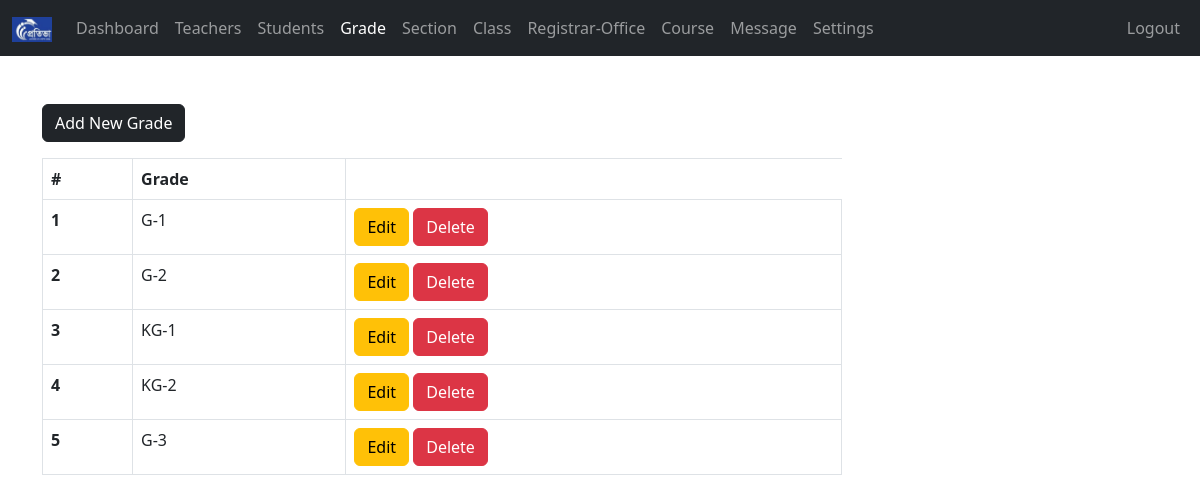
The app's page /admin/grade.php (signed in) with its own data.
### tables this page shows
CREATE TABLE `grades` (
  `grade_id` int(11) NOT NULL,
  `grade` varchar(31) NOT NULL,
  `grade_code` varchar(7) NOT NULL
);

### admin/data/grade.php (called while the page is built, shortened)
<?php
function getAllGrades($conn){
  $sql = "SELECT * FROM grades";
  $stmt = $conn->prepare($sql);
  $stmt->execute();
  if ($stmt->rowCount() >= 1) {
    $grades = $stmt->fetchAll();
    return $grades;
  }else {
    return 0;
  }
}

### admin/grade.php (the view, shortened to what this page needs)
<?php
if (isset($_SESSION['admin_id']) &&
  isset($_SESSION['role'])) {
  if ($_SESSION['role'] == 'Admin') {
      include "../DB_connection.php";
      include "data/grade.php";
      $grades = getAllGrades($conn);
?>
<!DOCTYPE html>
<html lang="en">
<head>
<link rel="stylesheet" href="https://cdn.jsdelivr.net/npm/bootstrap@5.2.0/dist/css/bootstrap.min.css">
<link rel="stylesheet" href="../css/style.css">
<link rel="stylesheet" href="https://cdnjs.cloudflare.com/ajax/libs/font-awesome/4.7.0/css/font-awesome.min.css">
</head>
<body>
  <?php
      include "inc/navbar.php";
      if ($grades != 0) {
    ?>
    <div class="container mt-5">
      <a href="grade-add.php"
          class="btn btn-dark">Add New Grade</a>
          <div class="table-responsive">
            <table class="table table-bordered mt-3 n-table">
              <thead>
                <tr>
                  <th scope="col">#</th>
                  <th scope="col">Grade</th>
                </tr>
              </thead>
              <tbody>
                <?php $i = 0; foreach ($grades as $grade ) {
                  $i++;  ?>
                <tr>
                  <th scope="row"><?=$i?></th>
                  <td>
                    <?php
                        echo $grade['grade_code'].'-'.
                                    $grade['grade'];
                      ?>
                  </td>
                  <td>
                      <a href="grade-edit.php?grade_id=<?=$grade['grade_id']?>"
                          class="btn btn-warning">Edit</a>
                      <a href="grade-delete.php?grade_id=<?=$grade['grade_id']?>"
                          class="btn btn-danger">Delete</a>
                  </td>
                </tr>
              <?php } ?>
              </tbody>
            </table>
          </div>
        <?php } ?>
    </div>
</body>
</html>
<?php
}else {
  header("Location: ../login.php");
  exit;
}
}else {
header("Location: ../login.php");
exit;
}
?>

### css/style.css (style rules this page uses)
.n-table { max-width: 800px; }

### records on screen
grades: grade_code "G", grade "1"
grades: grade_code "G", grade "2"
grades: grade_code "KG", grade "1"
grades: grade_code "KG", grade "2"
grades: grade_code "G", grade "3"
